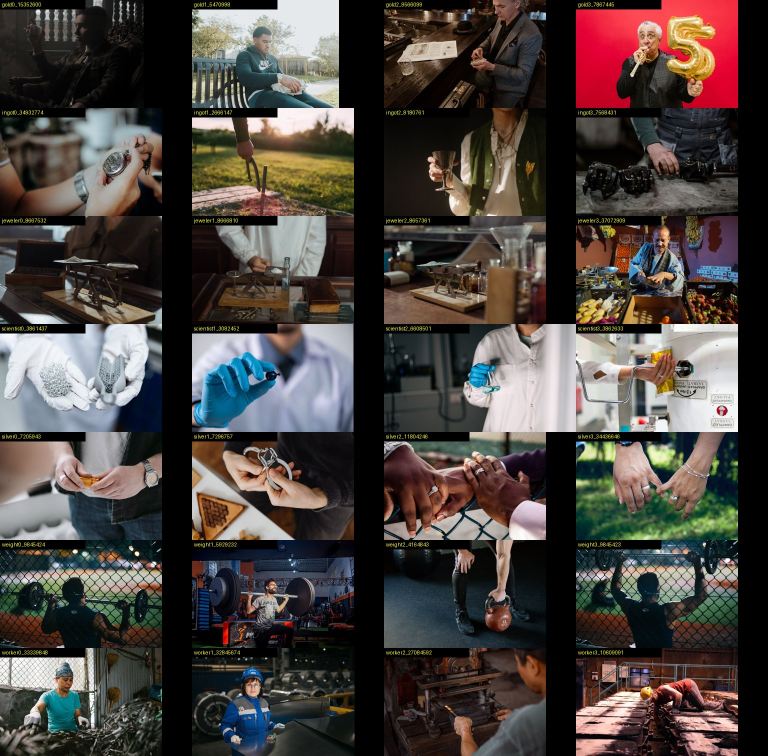
#> input picture research/sheet_ep02_people.jpg, 1536 x 1512 px, given as the content of the folder ../research/sheet_ep02_people.jpg, which was not available (shown at 1/2 size)
$ python contact_sheet.py ../research/sheet_ep02_people.jpg ../research/sheet_ep02_people2.jpg 5
#> lines starting #> are read from the running program, lines starting #| are printed output that depends on the picture; pictures that were not available may be replaced by others from this repository, and a replacement may not be noted
"""Contact sheet: python tools/contact_sheet.py <preview_dir> <out.jpg> [cols]  (labels = file names)"""
import glob, os, sys
from PIL import Image, ImageDraw
src, out = sys.argv[1], sys.argv[2]
cols = int(sys.argv[3]) if len(sys.argv) > 3 else 4
fs = sorted(glob.glob(os.path.join(src, "*.jpg")))
tw, th = 384, 216
sheet = Image.new("RGB", (cols * tw, ((len(fs) + cols - 1) // cols) * th))
#> sheet: PIL image 1920x216 RGB; every value is 0
d = ImageDraw.Draw(sheet)
for i, f in enumerate(fs):
    im = Image.open(f).convert("RGB"); im.thumbnail((tw, th))
#> further down, im is the input picture: PIL image 1536x1512 RGB; mean R, G, B 73.9, 66.9, 63.2
#> after `im.thumbnail((tw, th))`:
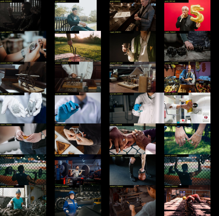
#> im: PIL image 219x216 RGB; mean R, G, B 73.9, 66.9, 63.2
    x, y = i % cols * tw, i // cols * th
    sheet.paste(im, (x, y))
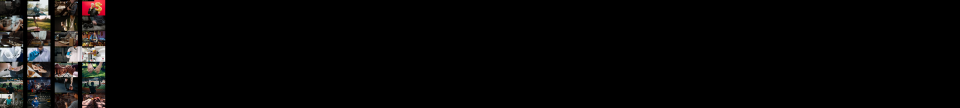
#> sheet: PIL image 1920x216 RGB (shown at 1/2 size); mean R, G, B 8.4, 7.6, 7.2
    d.rectangle([x, y, x + 170, y + 18], fill="black")
    d.text((x + 4, y + 3), os.path.splitext(os.path.basename(f))[0], fill="yellow")
sheet.save(out, quality=85)
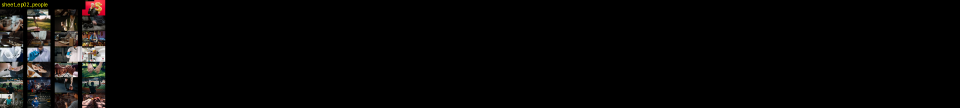
#> saved as sheet_ep02_people2.jpg: PIL image 1920x216 RGB (shown at 1/2 size); mean R, G, B 8, 7.2, 6.7
print(len(fs), "->", out)

$ run again, on research/sheet_ep02_people2.jpg
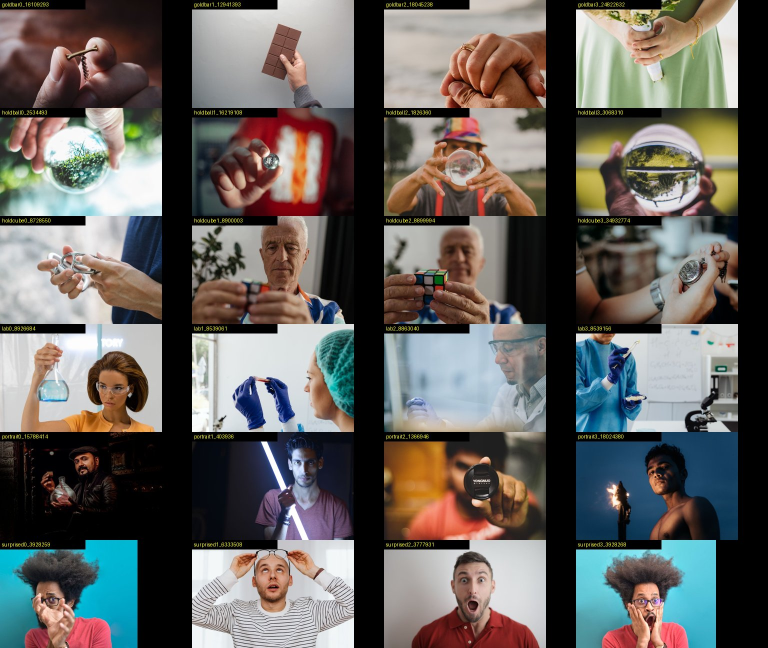
#> input picture research/sheet_ep02_people2.jpg, 1536 x 1296 px, given as the content of the folder ../research/sheet_ep02_people2.jpg, which was not available (shown at 1/2 size)
#> im is the input picture: PIL image 1536x1296 RGB; mean R, G, B 100.6, 97.8, 94.1
#> `im.thumbnail((tw, th))`:
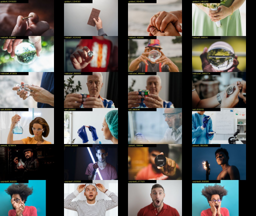
#> im: PIL image 256x216 RGB; mean R, G, B 100.6, 97.8, 94.1
#> `sheet.save(out, quality=85)`:
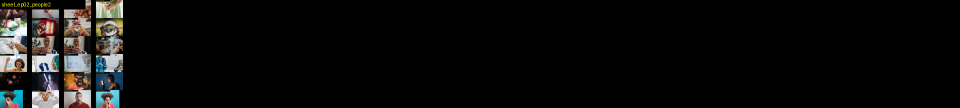
#> saved as sheet_ep02_people2.jpg: PIL image 1920x216 RGB (shown at 1/2 size); mean R, G, B 12.6, 12.3, 11.7
